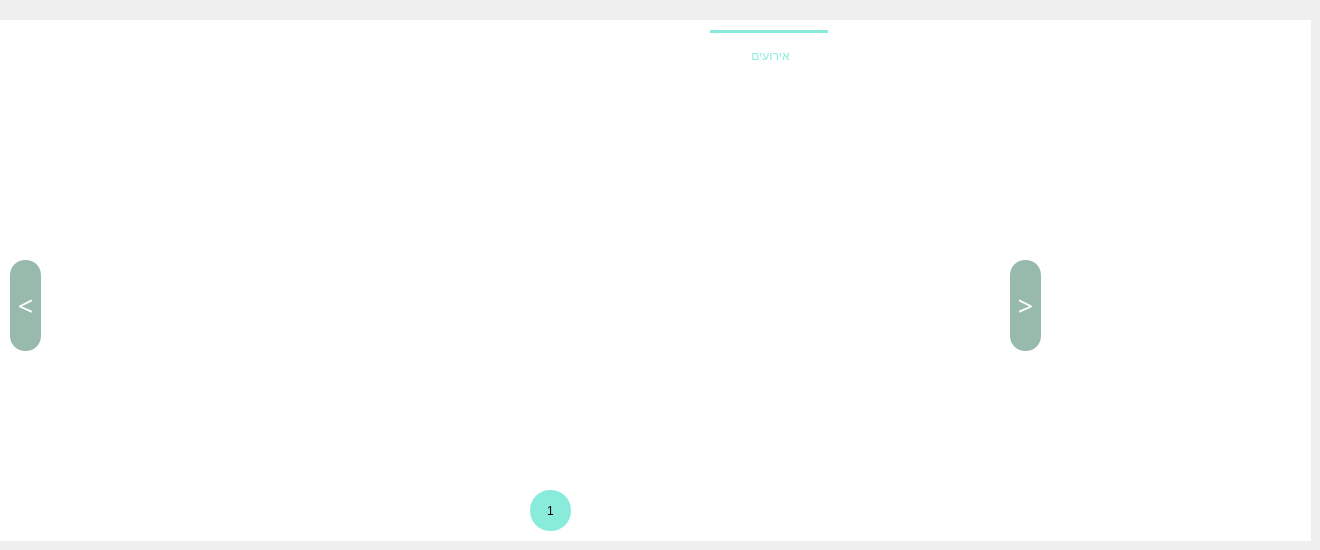
     <widget class="QWidget" name="events_page">
      <widget class="QFrame" name="events_frame">
       <property name="geometry">
        <rect>
         <x>0</x>
         <y>20</y>
         <width>1311</width>
         <height>521</height>
        </rect>
       </property>
       <property name="styleSheet">
        <string notr="true">background-color: rgb(255, 255, 255);</string>
       </property>
       <property name="frameShape">
        <enum>QFrame::NoFrame</enum>
       </property>
       <property name="frameShadow">
        <enum>QFrame::Raised</enum>
       </property>
       <property name="lineWidth">
        <number>4</number>
       </property>
       <widget class="QStackedWidget" name="events_page_stacked">
        <property name="geometry">
         <rect>
          <x>40</x>
          <y>50</y>
          <width>971</width>
          <height>411</height>
         </rect>
        </property>
       </widget>
       <widget class="QPushButton" name="previous_events_btn">
        <property name="geometry">
         <rect>
          <x>10</x>
          <y>240</y>
          <width>31</width>
          <height>91</height>
         </rect>
        </property>
        <property name="font">
         <font>
          <family>Segoe UI Semilight</family>
          <pointsize>20</pointsize>
          <weight>7</weight>
          <italic>false</italic>
          <bold>false</bold>
         </font>
        </property>
        <property name="cursor">
         <cursorShape>PointingHandCursor</cursorShape>
        </property>
        <property name="mouseTracking">
         <bool>true</bool>
        </property>
        <property name="focusPolicy">
         <enum>Qt::ClickFocus</enum>
        </property>
        <property name="styleSheet">
         <string notr="true">QPushButton {
	background-color: rgb(151,186,172);
	color: rgb(255, 255, 255);
	font: 63 20pt &quot;Segoe UI Semilight&quot;;
	border: none;	
	border-radius: 15px;
	}

QPushButton:hover {
	font: 63 23pt &quot;Segoe UI Semibold&quot;;
}

QPushButton:pressed {
	background-color: rgb(135,167,154);
}</string>
        </property>
        <property name="text">
         <string>&lt;</string>
        </property>
       </widget>
       <widget class="QPushButton" name="next_events_btn">
        <property name="geometry">
         <rect>
          <x>1010</x>
          <y>240</y>
          <width>31</width>
          <height>91</height>
         </rect>
        </property>
        <property name="font">
         <font>
          <family>Segoe UI Semilight</family>
          <pointsize>20</pointsize>
          <weight>7</weight>
          <italic>false</italic>
          <bold>false</bold>
         </font>
        </property>
        <property name="cursor">
         <cursorShape>PointingHandCursor</cursorShape>
        </property>
        <property name="mouseTracking">
         <bool>true</bool>
        </property>
        <property name="focusPolicy">
         <enum>Qt::ClickFocus</enum>
        </property>
        <property name="styleSheet">
         <string notr="true">QPushButton {
	background-color: rgb(151,186,172);
	color: rgb(255, 255, 255);
	font: 63 20pt &quot;Segoe UI Semilight&quot;;
	border: none;	
	border-radius: 15px;
	}

QPushButton:hover {
	font: 63 23pt &quot;Segoe UI Semibold&quot;;
}

QPushButton:pressed {
	background-color: rgb(135,167,154);
}</string>
        </property>
        <property name="text">
         <string>&gt;</string>
        </property>
       </widget>
       <widget class="QLabel" name="events_page_number_label">
        <property name="geometry">
         <rect>
          <x>530</x>
          <y>470</y>
          <width>41</width>
          <height>41</height>
         </rect>
        </property>
        <property name="styleSheet">
         <string notr="true">QLabel {
	background-color: rgb(137,236,218);;
	color: rgb(0, 0, 0);	
	font: 63 14pt &quot;Segoe UI Semibold&quot;;
	border-radius: 20px;
}</string>
        </property>
        <property name="text">
         <string>1</string>
        </property>
        <property name="alignment">
         <set>Qt::AlignCenter</set>
        </property>
       </widget>
       <widget class="QLabel" name="events_head_label">
        <property name="geometry">
         <rect>
          <x>700</x>
          <y>20</y>
          <width>141</width>
          <height>31</height>
         </rect>
        </property>
        <property name="styleSheet">
         <string notr="true">QLabel {
	color: rgb(137,236,218);
	font: 63 14pt &quot;Segoe UI Semibold&quot;;
	border-radius:15px;
}</string>
        </property>
        <property name="frameShape">
         <enum>QFrame::NoFrame</enum>
        </property>
        <property name="lineWidth">
         <number>0</number>
        </property>
        <property name="text">
         <string>אירועים</string>
        </property>
        <property name="textFormat">
         <enum>Qt::AutoText</enum>
        </property>
        <property name="scaledContents">
         <bool>false</bool>
        </property>
        <property name="alignment">
         <set>Qt::AlignCenter</set>
        </property>
        <property name="wordWrap">
         <bool>false</bool>
        </property>
       </widget>
       <widget class="Line" name="events_head_label_line">
        <property name="geometry">
         <rect>
          <x>710</x>
          <y>10</y>
          <width>118</width>
          <height>3</height>
         </rect>
        </property>
        <property name="styleSheet">
         <string notr="true">border: 2px solid #89ECDA;
</string>
        </property>
        <property name="orientation">
         <enum>Qt::Horizontal</enum>
        </property>
       </widget>
      </widget>
     </widget>
